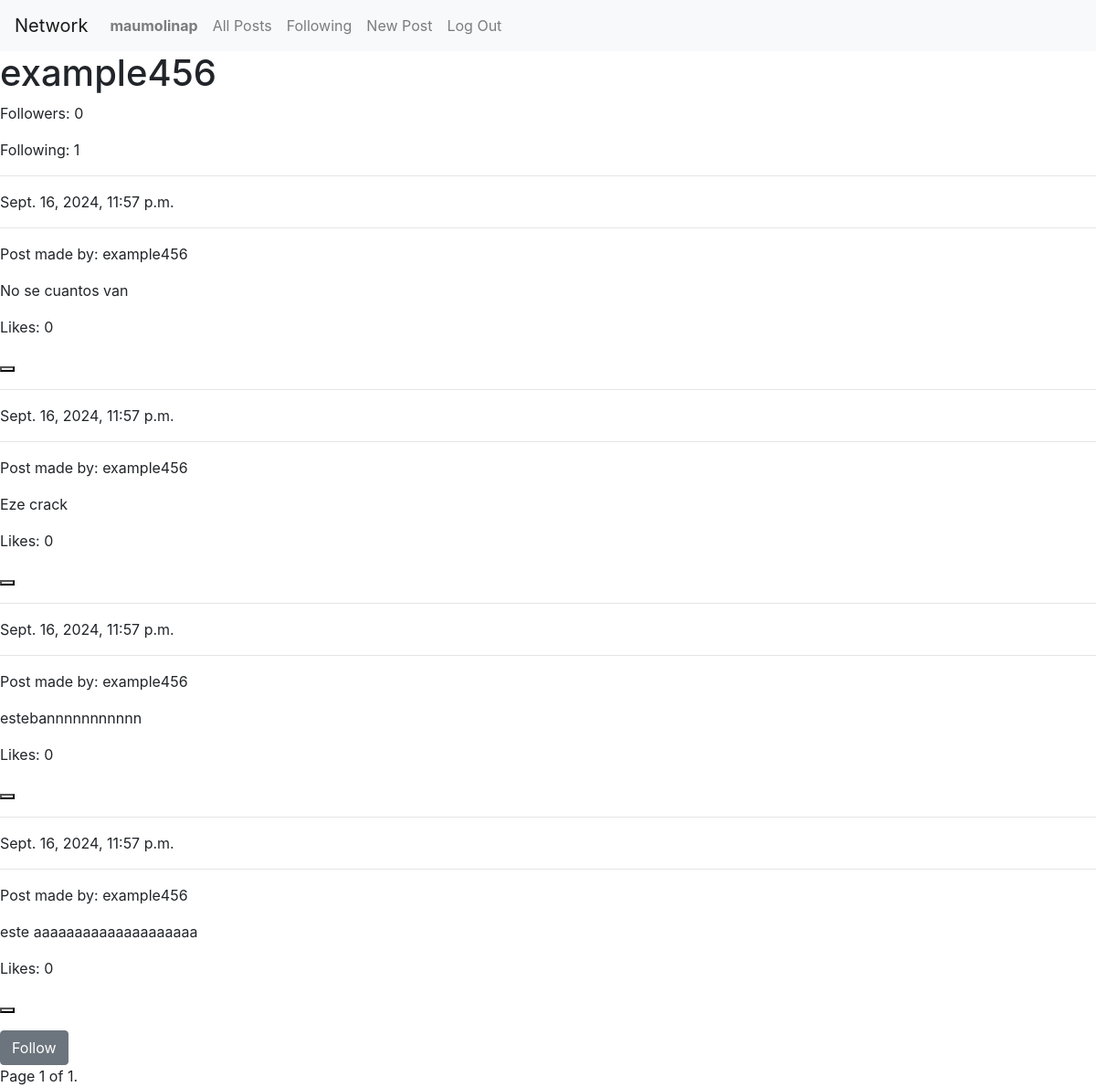
/profile/example456/ (signed in), run on the app's committed database.
### network/models.py (models this page shows, shortened)
class User(AbstractUser):
    pass

class Profile(models.Model):
    user = models.OneToOneField(User, on_delete=models.CASCADE, related_name="profile")
    followers = models.ManyToManyField(User, related_name="following", blank=True)

class Post(models.Model):
    user = models.ForeignKey("User", on_delete=models.CASCADE, related_name="user")
    body = models.TextField(blank=True)
    timestamp = models.DateTimeField(auto_now_add=True)
    likes = models.ManyToManyField(User, related_name="liked_posts", blank=True, default=0)
    is_active = models.BooleanField(default=True)

### network/views.py (the view)
# urls.py: path('profile/<str:username>/', views.profile, name='profile'),
def profile(request, username):
    user = get_object_or_404(User, username=username)
    profile, created = Profile.objects.get_or_create(user=user)
    posts = Post.objects.filter(user=user).order_by("-timestamp")
    pagin = paginator(request, posts)
    is_following = False
    is_profile = False
    num_followers = profile.followers.count()  # Contar seguidores
    num_following = user.following.count()  # Contar seguidos
    if request.user == user:
        is_profile = True
    if request.user.is_authenticated and not is_profile:
        is_following = request.user in profile.followers.all()
    return render(request, "network/profile.html", {
            "profile_user": user,
            "profile": profile,
            "active_posts": pagin["page_posts"],
            "is_following": is_following,
            "num_followers": num_followers,
            "num_following": num_following,
            "is_profile": is_profile,
        })

### network/views.py (called while the page is built)
def paginator(request, posts):
    paginator = Paginator(posts, 10)
    page_num = request.GET.get('page', 1)
    try:
        page_posts = paginator.get_page(page_num)
    except PageNotAnInteger:
        page_posts = paginator.page(1)
    except EmptyPage:
        page_posts = paginator.page(paginator.num_pages)
    return {
        "page_posts": page_posts,
    }

### network/templates/network/profile.html (shortened to what this page needs)
{% extends "network/layout.html" %}
{% load static %}
{% block body %}
    <div id="profile-view" data-is-following="{{ is_following|yesno:'true,false' }}" data-user-id="{{ profile.user.id }}">
        <h1>{{ profile.user }}</h1>
        {% if active_posts %}
        <div>
            <p>Followers: {{ num_followers }}</p>
            <p>Following: {{ num_following }} </p>
            {% for post in active_posts %}
                <p>
                    <hr>
                    {{ post.timestamp }}
                    <hr>
                    <p>Post made by: {{ post.user }}</p>
                    <p id="post-body" data-post-id="{{post.id}}">{{ post.body }}</p>
                    <p data-liked="">
                        {% if post.likes %}
                            Likes: {{ post.likes.count }}
                        {% else %}
                            Likes: 0
                        {% endif %}
                    </p>
                    <div><button id="like-post-button-{{post.id}}"></button></div>
                </p>
            {% endfor %}
        </div>
        <div>
        {% else %}
            No active active_posts.
        {% endif %}
        {% if is_profile != True and request.user.is_authenticated %}
            <div id="follow-div"></div>
        {% endif %}
        <div class="pagination">
            <span class="step-links">
                <span class="current">
                    Page {{ active_posts.number }} of {{ active_posts.paginator.num_pages }}.
                </span>
            </span>
        </div>
    </div>
{% endblock %}

### network/templates/network/layout.html (shortened to what this page needs)
{% load static %}
<!DOCTYPE html>
<html lang="en">
    <head>
        <link rel="stylesheet" href="https://stackpath.bootstrapcdn.com/bootstrap/4.4.1/css/bootstrap.min.css">
        <link href="{% static 'network/styles.css' %}" rel="stylesheet">
    </head>
    <body>
        <nav class="navbar navbar-expand-lg navbar-light bg-light">
            <a class="navbar-brand" href="#">Network</a>
            <div>
              <ul class="navbar-nav mr-auto">
                {% if user.is_authenticated %}
                    <li class="nav-item">
                        <a class="nav-link" href="{% url 'profile' user.username %}" id="profile"><strong>{{ user.username }}</strong></a>
                    </li>
                {% endif %}
                <li class="nav-item">
                  <a class="nav-link" href="{% url 'index' %}">All Posts</a>
                </li>
                {% if user.is_authenticated %}
                    <li class="nav-item">
                        <a class="nav-link" href="{% url 'following' %}">Following</a>
                    </li>
                    <li class="nav-item">
                        <a class="nav-link" href="{% url 'new_post' %}">New Post</a>
                    </li>
                    <li class="nav-item">
                        <a class="nav-link" href="{% url 'logout' %}">Log Out</a>
                    </li>
                {% endif %}
              </ul>
            </div>
          </nav>
        <div class="body">
            {% block body %}
            {% endblock %}
        </div>
    </body>
</html>

### data on the page
User: username "maumolinap"
Profile: user "example456"
Post: timestamp "Sept. 16, 2024, 11:57 p.m.", user "example456", body "No se cuantos van", likes.count "0"
Post: timestamp "Sept. 16, 2024, 11:57 p.m.", user "example456", body "Eze crack", likes.count "0"
Post: timestamp "Sept. 16, 2024, 11:57 p.m.", user "example456", body "estebannnnnnnnnnn", likes.count "0"
Post: timestamp "Sept. 16, 2024, 11:57 p.m.", user "example456", body "este aaaaaaaaaaaaaaaaaaaa", likes.count "0"

### other printed values
{{ num_followers }} "0"
{{ num_following }} "1"
{{ active_posts.number }} "1"
{{ active_posts.paginator.num_pages }} "1"
